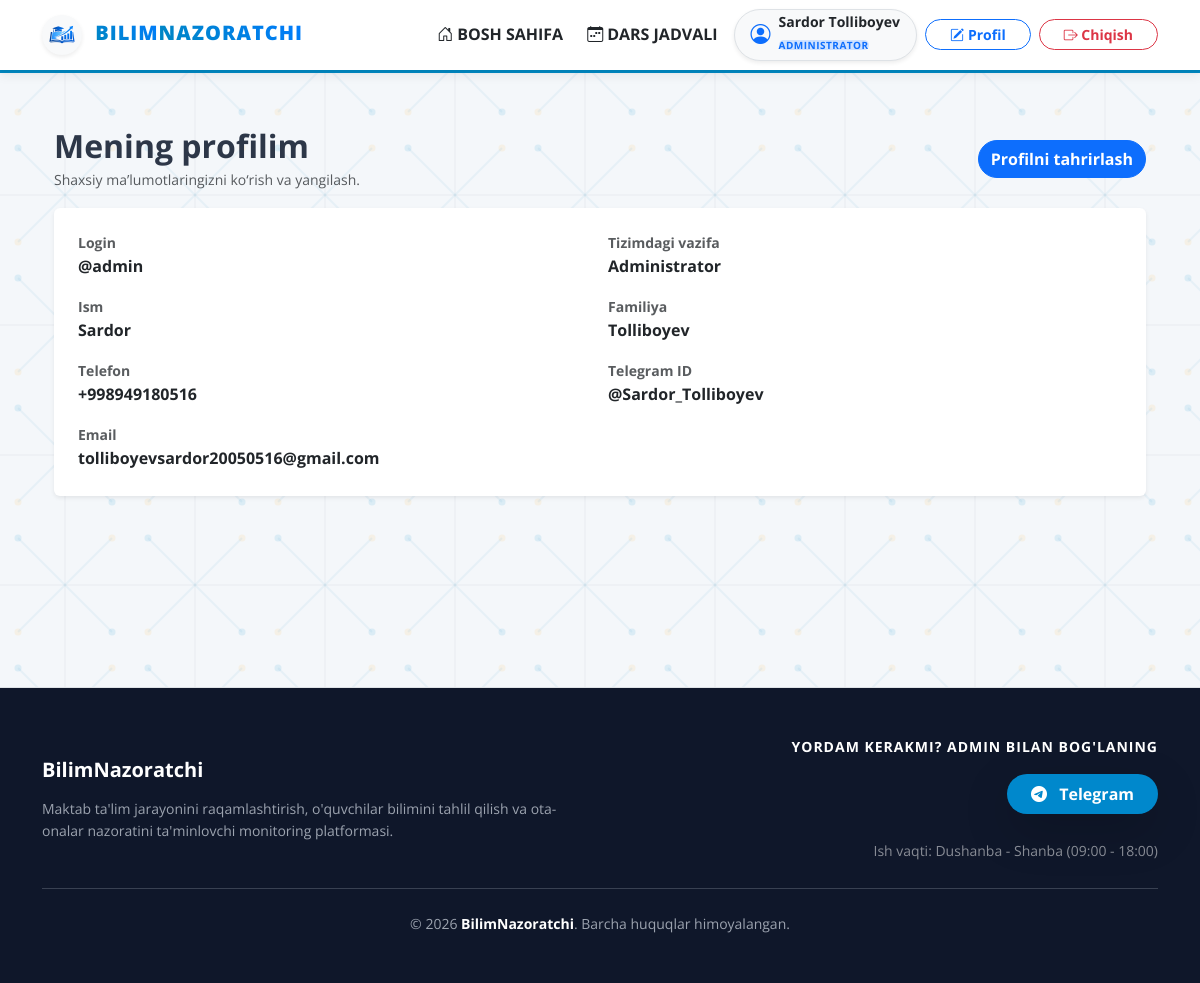
Page /hisoblar/profil/ (signed in) on the committed database.
### apps/hisoblar/models.py (models this page shows, shortened)
class Foydalanuvchi(AbstractUser):
    username = models.CharField(
        "Foydalanuvchi nomi (Login)",
        max_length=150,  # Django standarti bo'yicha 150 belgi
        unique=True,
        help_text="Majburiy. 150 tagacha belgi. Faqat harflar, raqamlar va @/./+/-/_ belgilari ruxsat etiladi.",
        validators=[UnicodeUsernameValidator()],
        error_messages={
            'unique': "Bunday foydalanuvchi nomi tizimda allaqachon mavjud. Iltimos, boshqa nom tanlang.",
        },
    )
    first_name = models.CharField("Ismi", max_length=150, blank=True)
    last_name = models.CharField("Familiyasi", max_length=150, blank=True)
    email = models.EmailField("Elektron pochta manzili", blank=True)
    is_active = models.BooleanField(
        "Faol",
        default=True,
        help_text="Foydalanuvchi faol bo'lsa, tizimdan foydalanishi mumkin. O'chirish o'rniga faolsizlantiring.",
    )
    is_staff = models.BooleanField(
        "Xodim holati",
        default=False,
        help_text="Belgilansa, foydalanuvchi admin (boshqaruv) paneliga kira oladi.",
    )
    is_superuser = models.BooleanField(
        "Super-admin holati",
        default=False,
        help_text="Belgilansa, foydalanuvchi barcha huquqlarga ega bo'ladi (alohida ruxsat berish shart emas).",
    )
    last_login = models.DateTimeField("Oxirgi kirish", blank=True, null=True)
    date_joined = models.DateTimeField("Ro'yxatdan o'tgan sana", default=timezone.now)
    ROL_TANLOVI = (
        ('admin', 'Administrator'),
        ('oqituvchi', "O'qituvchi"),
        ('oquvchi', "O'quvchi"),
        ('ota_ona', 'Ota-ona'),
    )
    rol = models.CharField(
        "Tizimdagi vazifasi",
        max_length=20,
        choices=ROL_TANLOVI,
        default='oquvchi',
        help_text="Foydalanuvchining saytdagi vakolatlarini belgilaydi."
    )
    telefon = models.CharField(
        "Telefon raqami",
        max_length=15,
        blank=True,
        null=True,
        help_text="Namuna: +998901234567"
    )
    telegram_id = models.CharField(
        "Telegram ID raqami",
        max_length=20,
        blank=True,
        null=True,
        help_text="Telegram bot orqali bildirishnomalar yuborish uchun kerak."
    )
    sinf = models.ForeignKey(
        'talim.Sinf',
        on_delete=models.SET_NULL,
        null=True,
        blank=True,
        related_name='sinfdagi_oquvchilar',
        verbose_name="Sinfi",
        help_text="O'quvchi qaysi sinfda o'qishini belgilang."
    )
    farzandi = models.ForeignKey(
        'self',
        on_delete=models.SET_NULL,
        null=True,
        blank=True,
        limit_choices_to={'rol': 'oquvchi'},  # Faqat o'quvchilarni tanlash imkoni
        related_name='ota_onasi',
        verbose_name="Biriktirilgan farzandi (O'quvchi)",
        help_text="Faqat ota-ona foydalanuvchisi uchun farzandini tanlang."
    )
    groups = models.ManyToManyField(
        "auth.Group",
        verbose_name="Guruhlar",
        blank=True,
        help_text="Foydalanuvchi biriktirilgan guruhlar ro'yxati.",
        related_name="user_set",
        related_query_name="user",
    )
    user_permissions = models.ManyToManyField(
        "auth.Permission",
        verbose_name="Foydalanuvchi huquqlari",
        blank=True,
        help_text="Ushbu foydalanuvchiga bevosita berilgan huquqlar.",
        related_name="user_set",
        related_query_name="user",
    )
    class Meta:
        db_table = 'foydalanuvchilar'  # Ma'lumotlar bazasidagi jadval nomi
        verbose_name = "Foydalanuvchi"
        verbose_name_plural = "Foydalanuvchilar"
        ordering = ['-date_joined']

### apps/hisoblar/views.py (the view)
# urls.py: path('profil/', shaxsiy_profil_view, name='shaxsiy_profil'),
@login_required
def shaxsiy_profil_view(request):
    foydalanuvchi = request.user
    kontekst = {
        'foydalanuvchi': foydalanuvchi,
        'rol_nomi': foydalanuvchi.get_rol_display(), # 'oquvchi' -> 'O'quvchi' ko'rinishida olish
    }
    if foydalanuvchi.rol == 'oquvchi':
        kontekst['sinf_nomi'] = foydalanuvchi.sinf.nomi if foydalanuvchi.sinf else "Sinfga biriktirilmagan"
    elif foydalanuvchi.rol == 'ota_ona':
        if foydalanuvchi.farzandi:
            kontekst['farzand_fio'] = foydalanuvchi.farzandi.get_full_name() or foydalanuvchi.farzandi.username
            kontekst['farzand_sinfi'] = foydalanuvchi.farzandi.sinf.nomi if foydalanuvchi.farzandi.sinf else "Noma'lum"
        else:
            kontekst['farzand_fio'] = "Farzand biriktirilmagan"
    elif foydalanuvchi.rol == 'oqituvchi':
        kontekst['darslar_soni'] = foydalanuvchi.oqituvchi_darslari.count()
    return render(request, 'registration/profile.html', kontekst)

### templates/registration/profile.html (shortened to what this page needs)
{% extends 'base.html' %}
{% block content %}
<div class="container my-4">
  <div class="d-flex flex-wrap align-items-center justify-content-between gap-2 mb-3">
    <div>
      <h2 class="fw-bold mb-1">Mening profilim</h2>
      <div class="text-muted small">Shaxsiy ma’lumotlaringizni ko‘rish va yangilash.</div>
    </div>
    <a class="btn btn-primary rounded-pill fw-bold" href="{% url 'hisoblar:shaxsiy_profil_tahrir' %}">
      Profilni tahrirlash
    </a>
  </div>
  <div class="card border-0 shadow-sm">
    <div class="card-body p-4">
      <div class="row g-3">
        <div class="col-md-6">
          <div class="text-muted small fw-bold">Login</div>
          <div class="fw-bold">@{{ foydalanuvchi.username }}</div>
        </div>
        <div class="col-md-6">
          <div class="text-muted small fw-bold">Tizimdagi vazifa</div>
          <div class="fw-bold">{{ rol_nomi }}</div>
        </div>
        <div class="col-md-6">
          <div class="text-muted small fw-bold">Ism</div>
          <div class="fw-bold">{{ foydalanuvchi.first_name|default:"-" }}</div>
        </div>
        <div class="col-md-6">
          <div class="text-muted small fw-bold">Familiya</div>
          <div class="fw-bold">{{ foydalanuvchi.last_name|default:"-" }}</div>
        </div>
        <div class="col-md-6">
          <div class="text-muted small fw-bold">Telefon</div>
          <div class="fw-bold">{{ foydalanuvchi.telefon|default:"-" }}</div>
        </div>
        <div class="col-md-6">
          <div class="text-muted small fw-bold">Telegram ID</div>
          <div class="fw-bold">{{ foydalanuvchi.telegram_id|default:"-" }}</div>
        </div>
        <div class="col-md-6">
          <div class="text-muted small fw-bold">Email</div>
          <div class="fw-bold">{{ foydalanuvchi.email|default:"-" }}</div>
        </div>
      </div>
    </div>
  </div>
</div>
{% endblock %}

### templates/include/navbar.html (shortened to what this page needs)
{% load static %}
<nav class="navbar navbar-expand-lg navbar-em shadow-sm">
  <div class="container">
    <a class="navbar-brand fw-bold text-dark bn-brand"
       href="{% if user.is_authenticated %}{% url 'talim:bosh_sahifa' %}{% else %}{% url 'talim:landing' %}{% endif %}">
      <img src="{% static 'img/logo.png' %}" alt="Logo" width="40" height="40"
           class="me-2 rounded-circle bg-light p-1 shadow-sm">
      <span class="bn-brand-a">BILIM</span><span class="bn-brand-b">NAZORATCHI</span>
    </a>
    <div class="collapse navbar-collapse" id="bilimNavbar">
      <ul class="navbar-nav ms-auto align-items-center gap-2">
        <li class="nav-item">
          <a class="nav-link text-dark fw-bold d-flex align-items-center" href="{% url 'talim:landing' %}">
            <i class="bi bi-house-door me-1"></i>
            BOSH SAHIFA
          </a>
        </li>
        {% if user.is_authenticated %}
          <li class="nav-item">
            <a class="nav-link text-dark fw-bold d-flex align-items-center" href="{% url 'talim:haftalik_dars_jadvali' %}">
              <i class="bi bi-calendar-week me-1"></i>
              DARS JADVALI
            </a>
          </li>
          <li class="nav-item">
            <div class="d-flex align-items-center bg-light px-3 py-1 rounded-pill border shadow-sm">
              <i class="bi bi-person-circle text-primary me-2 fs-5"></i>
              <div class="text-start">
                <span class="d-block fw-bold small text-dark bn-user-name">
                  {{ user.get_full_name|default:user.username }}
                </span>
                <span class="badge bg-primary-subtle text-primary p-0 small bn-role-badge">
                  {{ user.get_rol_display }}
                </span>
              </div>
            </div>
          </li>
          <li class="nav-item">
            <a class="btn btn-sm btn-outline-primary px-4 rounded-pill fw-bold d-flex align-items-center"
               href="{% url 'hisoblar:shaxsiy_profil_tahrir' %}">
              <i class="bi bi-pencil-square me-1"></i>
              Profil
            </a>
          </li>
          <li class="nav-item">
            <form action="{% url 'hisoblar:logout' %}" method="post" class="d-inline">
              <button type="submit" class="btn btn-sm btn-outline-danger px-4 rounded-pill fw-bold">
                <i class="bi bi-box-arrow-right"></i>
                Chiqish
              </button>
            </form>
          </li>
        {% else %}
          <li class="nav-item">
            <a class="btn btn-em-primary px-4 rounded-pill fw-bold shadow-sm" href="{% url 'hisoblar:login' %}">
              Kirish
            </a>
          </li>
        {% endif %}
      </ul>
    </div>
  </div>
</nav>

### static/css/style.css (style rules this page uses)
:root { --primary: #007bff; --primary-dark: #0056b3; --em-blue: #0087c0; --accent: #00c3e8; --em-orange: #ff9d00; --em-gradient-top: #0087c0; --em-gradient-bottom: #0056b3; --bg-main: #f4f7fa; --white: #ffffff; --text-main: #2d3748; --text-muted: #718096; --success: #22c55e; --danger: #ef4444; --warning: #f59e0b; --border: #e2e8f0; }
html, body { height: 100%; margin: 0; padding: 0; }
body { display: flex; flex-direction: column; min-height: 100vh; font-family: 'Open Sans', 'Inter', sans-serif; background-color: var(--bg-main); background-image: url("../img/orqa_fon_naqsh.svg"); background-repeat: repeat; background-size: 520px 520px; color: var(--text-main); line-height: 1.6; }
.navbar-em { background-color: var(--white) !important; min-height: 70px; }
.bn-brand-a { color: var(--em-blue); letter-spacing: 0.5px; }
.bn-brand-b { color: #334155; letter-spacing: 0.5px; }
.bn-user-name { line-height: 1.2; }
.bn-role-badge { font-size: 10px; text-transform: uppercase; letter-spacing: 0.5px; }
.navbar-brand span { font-weight: 800; letter-spacing: 1px; background: linear-gradient(45deg, var(--em-blue), var(--primary)); -webkit-background-clip: text; -webkit-text-fill-color: transparent; }

### rows in the picture
Foydalanuvchi: get_full_name "Sardor Tolliboyev", rol "ADMINISTRATOR", username "admin", first_name "Sardor", last_name "Tolliboyev", telefon "+998949180516", telegram_id "@Sardor_Tolliboyev", email "tolliboyevsardor20050516@gmail.com"

### other values in the picture
{{ rol_nomi }} "Administrator"
